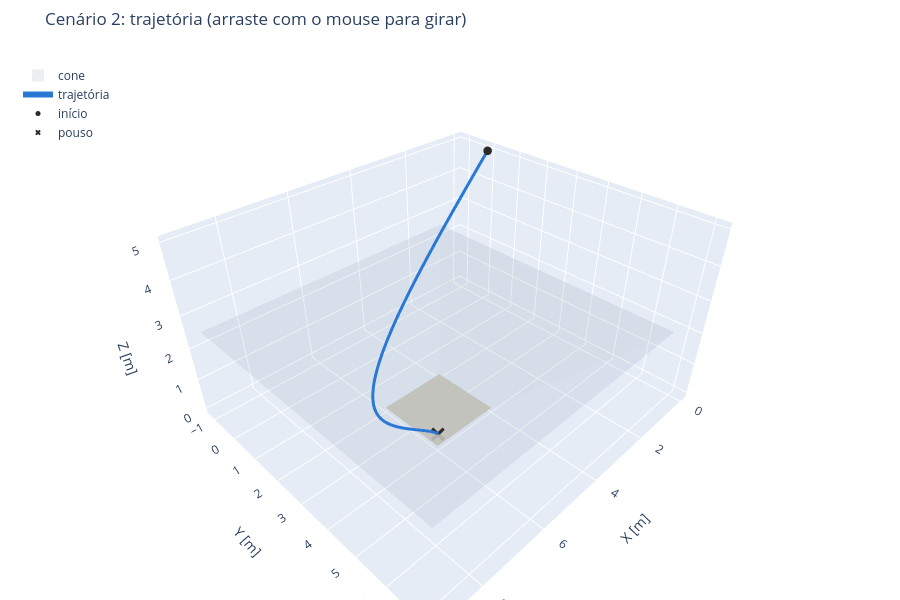

Source (notebook cell):
### Code cell
plotar_cenario(resultados[2])

### Figure 1 — Plotly figure (JSON) as saved in the notebook; plotly's stock layout.template omitted (floating-point values rounded to 4 significant figures; data arrays with more than 128 entries replaced by an {"elided": "..."} marker saying what was removed)
{"data": [{"color": "#bdbcb5", "hoverinfo": "name", "i": [0, 0], "j": [1, 2], "k": [2, 3], "name": "plataforma", "opacity": 0.9, "type": "mesh3d", "x": [4, 6, 6, 4], "y": [2, 2, 4, 4], "z": [0, 0, 0, 0]}, {"color": "#6b7f99", "hoverinfo": "name", "i": [0, 0], "j": [1, 2], "k": [2, 3], "name": "cone", "opacity": 0.12, "showlegend": true, "type": "mesh3d", "x": [4, 6, 9.125, 0.875], "y": [2, 2, -1.125, -1.125], "z": [0, 0, 2.5, 2.5]}, {"color": "#6b7f99", "hoverinfo": "name", "i": [0, 0], "j": [1, 2], "k": [2, 3], "name": "cone", "opacity": 0.12, "showlegend": false, "type": "mesh3d", "x": [6, 6, 9.125, 9.125], "y": [2, 4, 7.125, -1.125], "z": [0, 0, 2.5, 2.5]}, {"color": "#6b7f99", "hoverinfo": "name", "i": [0, 0], "j": [1, 2], "k": [2, 3], "name": "cone", "opacity": 0.12, "showlegend": false, "type": "mesh3d", "x": [6, 4, 0.875, 9.125], "y": [4, 4, 7.125, 7.125], "z": [0, 0, 2.5, 2.5]}, {"color": "#6b7f99", "hoverinfo": "name", "i": [0, 0], "j": [1, 2], "k": [2, 3], "name": "cone", "opacity": 0.12, "showlegend": false, "type": "mesh3d", "x": [4, 4, 0.875, 0.875], "y": [4, 2, -1.125, 7.125], "z": [0, 0, 2.5, 2.5]}, {"customdata": {"elided": "151 float values"}, "hovertemplate": "t = %{customdata:.1f} s<br>x = %{x:.2f}<br>y = %{y:.2f}<br>z = %{z:.2f}", "line": {"color": "#2a78d6", "width": 6}, "mode": "lines", "name": "trajetória", "type": "scatter3d", "x": {"elided": "151 float values"}, "y": {"elided": "151 float values"}, "z": {"elided": "151 float values"}}, {"marker": {"color": "#2b2b2b", "size": 5}, "mode": "markers", "name": "início", "type": "scatter3d", "x": [1.127e-08], "y": [-2.768e-08], "z": [5.0]}, {"marker": {"color": "#2b2b2b", "size": 5, "symbol": "x"}, "mode": "markers", "name": "pouso", "type": "scatter3d", "x": [5.7], "y": [3.7], "z": [-1.136e-07]}], "layout": {"height": 600, "legend": {"x": 0.02, "y": 0.98}, "margin": {"b": 0, "l": 0, "r": 0, "t": 50}, "scene": {"aspectmode": "data", "xaxis": {"title": {"text": "X [m]"}}, "yaxis": {"title": {"text": "Y [m]"}}, "zaxis": {"title": {"text": "Z [m]"}}}, "title": {"text": "Cenário 2: trajetória (arraste com o mouse para girar)"}}}
